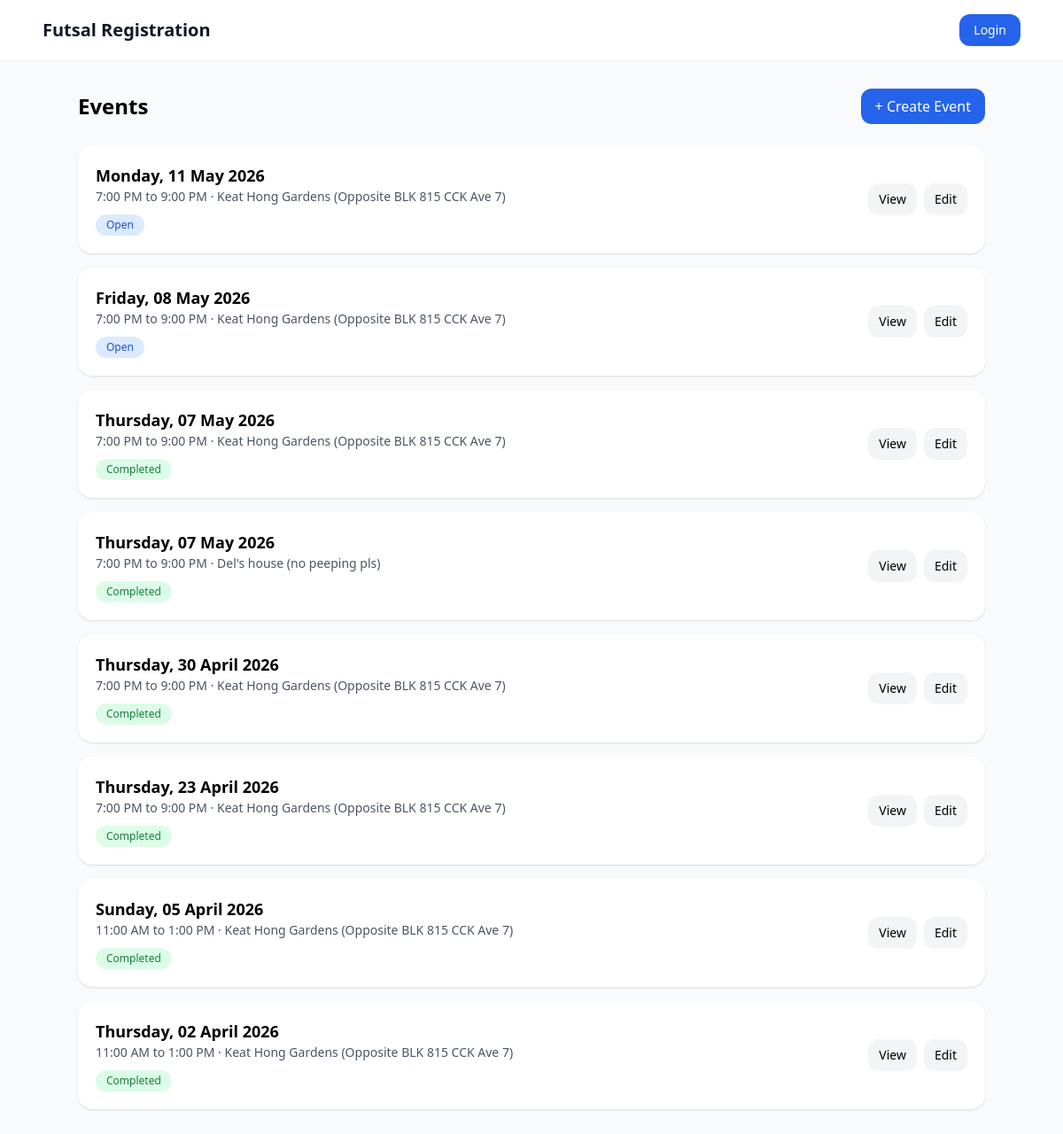
Screenshot of /events/ with the database file from the repository.
### events/models.py (models this page shows, shortened)
class Event(models.Model):
    STATUS_DRAFT = "draft"
    STATUS_OPEN = "open"
    STATUS_FINALIZED = "finalized"
    STATUS_COMPLETED = "completed"
    STATUS_CANCELLED = "cancelled"
    STATUS_CHOICES = [
        (STATUS_DRAFT, "Draft"),
        (STATUS_OPEN, "Open"),
        (STATUS_FINALIZED, "Finalized"),
        (STATUS_COMPLETED, "Completed"),
        (STATUS_CANCELLED, "Cancelled"),
    ]
    registration_token = models.UUIDField(
        default=uuid.uuid4,
        unique=True,
        editable=False,
    )
    event_code = models.CharField(
        max_length=20,
        unique=True,
        default=generate_event_code,
        editable=False,
    )
    title = models.CharField(max_length=255)
    start_datetime = models.DateTimeField()
    end_datetime = models.DateTimeField()
    location = models.CharField(max_length=255)
    amount_payable = models.DecimalField(max_digits=8, decimal_places=2)
    playing_slots = models.PositiveIntegerField(default=15)
    waiting_slots = models.PositiveIntegerField(default=5)
    backup_slots = models.PositiveIntegerField(default=3)
    is_private = models.BooleanField(
        default=False,
        help_text="Private events are hidden from the public event list but accessible by registration link.",
    )
    status = models.CharField(
        max_length=20,
        choices=STATUS_CHOICES,
        default=STATUS_DRAFT,
    )
    created_by = models.ForeignKey(
        settings.AUTH_USER_MODEL,
        on_delete=models.SET_NULL,
        null=True,
        related_name="created_events",
    )
    created_at = models.DateTimeField(auto_now_add=True)
    updated_at = models.DateTimeField(auto_now=True)
    class Meta:
        ordering = ["start_datetime"]
    @property
    def weekday_display(self):
        local_start = timezone.localtime(self.start_datetime)
        return local_start.strftime("%A")
    @property
    def date_display(self):
        local_start = timezone.localtime(self.start_datetime)
        return local_start.strftime("%d %B %Y")
    @property
    def time_range_display(self):
        local_start = timezone.localtime(self.start_datetime)
        local_end = timezone.localtime(self.end_datetime)
        start = local_start.strftime("%I:%M %p").lstrip("0")
        end = local_end.strftime("%I:%M %p").lstrip("0")
        return f"{start} to {end}"
    @property
    def effective_status(self):
        from registrations.models import EventRegistration
        now = timezone.now()
        if now >= self.end_datetime:
            return "completed"
        playing_count = self.registrations.filter(
            status=EventRegistration.STATUS_PLAYING
        ).count()
        waiting_count = self.registrations.filter(
            status=EventRegistration.STATUS_WAITING
        ).count()
        if playing_count >= self.playing_slots and waiting_count >= self.waiting_slots:
            return "full"
        if playing_count >= self.playing_slots:
            return "playing_full"
        return "open"
    @property
    def effective_status_label(self):
        labels = {
            "open": "Open",
            "playing_full": "Playing Full",
            "full": "Full",
            "completed": "Completed",
        }
        return labels.get(self.effective_status, self.effective_status)

### events/views.py (the view)
# urls.py: path("", EventListView.as_view(), name="event_list"),
class EventListView(ListView):
    model = Event
    template_name = "events/list.html"
    context_object_name = "events"
    ordering = ["-start_datetime"]
    def get_queryset(self):
        queryset = super().get_queryset()
        user = self.request.user
        if user.is_authenticated and user.is_admin_level():
            return queryset
        return queryset.filter(is_private=False)
    def get_context_data(self, **kwargs):
        context = super().get_context_data(**kwargs)
        context["now"] = timezone.now()
        return context

### templates/events/list.html (shortened to what this page needs)
{% extends "base.html" %}
{% block content %}
<div class="max-w-5xl mx-auto">
    <div class="flex justify-between items-center mb-6">
        <h1 class="text-2xl font-bold">Events</h1>
        <a href="{% url 'event_create' %}" class="px-4 py-2 bg-blue-600 text-white rounded-xl hover:bg-blue-700">
            + Create Event
        </a>
    </div>
    <div class="space-y-4">
        {% for event in events %}
        <div class="bg-white p-5 rounded-2xl shadow flex justify-between items-center">
            <div>
                <div class="font-semibold text-lg">
                    {{ event.weekday_display }}, {{ event.date_display }}
                </div>
                <div class="text-sm text-gray-600">
                    {{ event.time_range_display }} · {{ event.location }}
                </div>
                <div class="mt-2">
                    <span class="text-xs px-3 py-1 rounded-full inline-block
                        {% if event.effective_status == 'completed' %}
                            bg-green-100 text-green-700
                        {% elif event.effective_status == 'full' %}
                            bg-red-100 text-red-700
                        {% elif event.effective_status == 'playing_full' %}
                            bg-yellow-100 text-yellow-700
                        {% elif event.effective_status == 'cancelled' %}
                            bg-gray-200 text-gray-700
                        {% else %}
                            bg-blue-100 text-blue-700
                        {% endif %}
                    ">
                       {{ event.effective_status_label }}
                    </span>
                </div>
            </div>
            <div class="flex gap-2">
                <a href="{% url 'event_detail' event.id %}"
                   class="px-3 py-2 text-sm bg-gray-100 rounded-xl hover:bg-gray-200">
                    View
                </a>
                <a href="{% url 'event_edit' event.id %}"
                   class="px-3 py-2 text-sm bg-gray-100 rounded-xl hover:bg-gray-200">
                    Edit
                </a>
            </div>
        </div>
        {% empty %}
        <div class="bg-white p-6 rounded-2xl shadow text-gray-500 text-center">
            No events yet
        </div>
        {% endfor %}
    </div>
</div>
{% endblock %}

### rows the page displays
Event: weekday_display "Monday", date_display "11 May 2026", time_range_display "7:00 PM to 9:00 PM", location "Keat Hong Gardens (Opposite BLK 815 CCK Ave 7)", effective_status_label "Open"
Event: weekday_display "Friday", date_display "08 May 2026", time_range_display "7:00 PM to 9:00 PM", location "Keat Hong Gardens (Opposite BLK 815 CCK Ave 7)", effective_status_label "Open"
Event: weekday_display "Thursday", date_display "07 May 2026", time_range_display "7:00 PM to 9:00 PM", location "Keat Hong Gardens (Opposite BLK 815 CCK Ave 7)", effective_status_label "Completed"
Event: weekday_display "Thursday", date_display "07 May 2026", time_range_display "7:00 PM to 9:00 PM", location "Del's house (no peeping pls)", effective_status_label "Completed"
Event: weekday_display "Thursday", date_display "30 April 2026", time_range_display "7:00 PM to 9:00 PM", location "Keat Hong Gardens (Opposite BLK 815 CCK Ave 7)", effective_status_label "Completed"
Event: weekday_display "Thursday", date_display "23 April 2026", time_range_display "7:00 PM to 9:00 PM", location "Keat Hong Gardens (Opposite BLK 815 CCK Ave 7)", effective_status_label "Completed"
Event: weekday_display "Sunday", date_display "05 April 2026", time_range_display "11:00 AM to 1:00 PM", location "Keat Hong Gardens (Opposite BLK 815 CCK Ave 7)", effective_status_label "Completed"
Event: weekday_display "Thursday", date_display "02 April 2026", time_range_display "11:00 AM to 1:00 PM", location "Keat Hong Gardens (Opposite BLK 815 CCK Ave 7)", effective_status_label "Completed"
